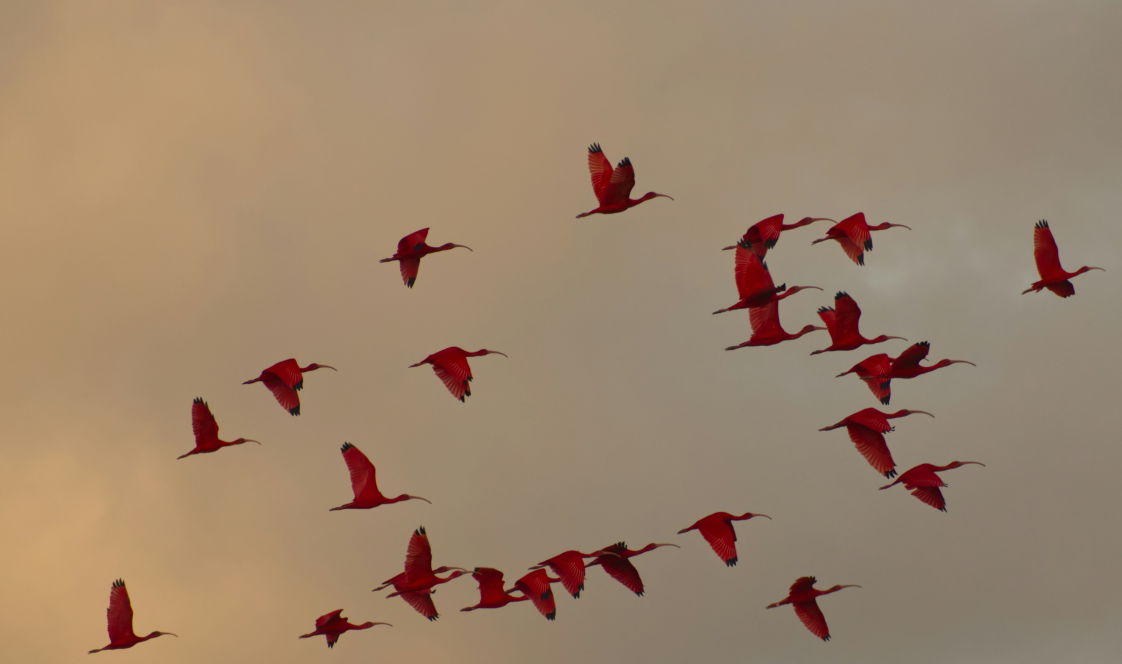
#> input picture 4.ObjectDetection/birds.jpg, 5607 x 3316 px (shown at 1/5 size)
$ python 5_contours.py
#> lines starting #> are read from the running program, lines starting #| are printed output that depends on the picture; after the words box and inside, x2 and y2 are one past the last pixel; in counts of white or black regions, pixels touching at a corner belong together
"""A contour in image processing is a curve or a boundary that represents the outline of an object in an image. Contours are often used to detect and analyze the shapes and regions within an image, as they help identify the edges of objects. By converting an image to grayscale and then applying a binary threshold, we can separate objects from the background, allowing the contour-finding algorithm to detect these boundaries more accurately. In OpenCV, contours are typically used for object detection, image segmentation, and shape analysis, making them a valuable tool for a wide range of computer vision tasks."""

import _Colors_module as c
import cv2 as cv


# Read the image
birds = cv.imread("birds.jpg")
#> birds is the input picture: shape (3316, 5607, 3); mean B, G, R 108.1, 132.1, 156.2

# Resize the image
birds = cv.resize(src=birds, dsize=(650, 650))
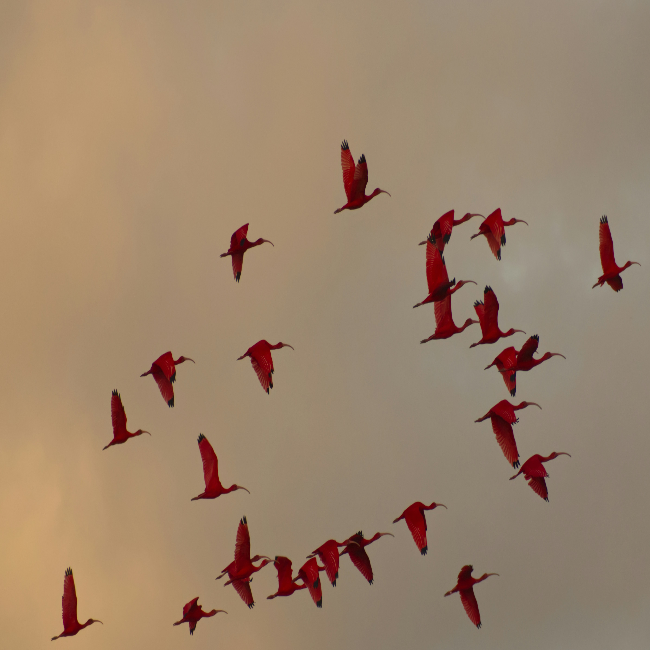
#> birds: shape (650, 650, 3); mean B, G, R 108.1, 132, 156.1

# Original Image after Resizing
cv.imshow("Original Image", birds)

# ================================
# Step 1: Convert to Grayscale pixels
# ================================
g_birds = cv.cvtColor(src=birds, code=cv.COLOR_BGR2GRAY)
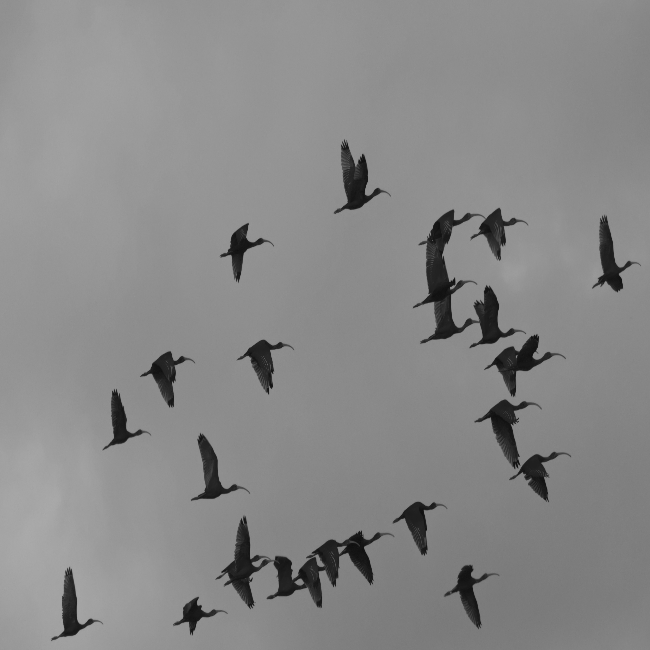
#> g_birds: shape (650, 650); min 14, max 171, mean 136.5

# ================================
# Step 2: Thresholding
# ================================
# Threshold the grayscale image to get a binary image
# You can change the threshold value as needed
ret, th_birds = cv.threshold(src=g_birds, thresh=120, maxval=255, type=cv.THRESH_BINARY_INV)
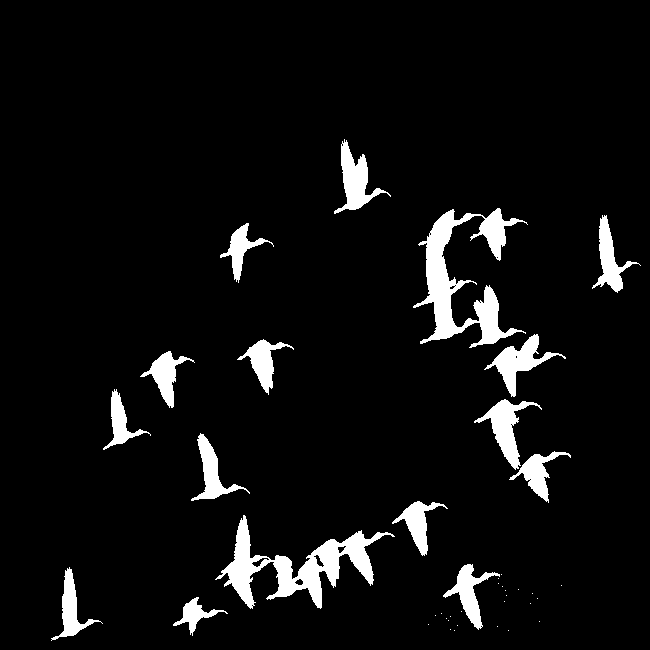
#> th_birds: shape (650, 650); 5.9% white; 41 white regions (25 under 20 px)

# ================================
# Optional Step: Blur the Image (if needed to reduce noise)
# ================================
# Applying a Gaussian blur to reduce noise before finding contours
# This can be helpful if there are small unwanted contours
blurred_birds = cv.GaussianBlur(th_birds, (5, 5), 1)

# ================================
# Step 3: Find Contours
# ================================
contours, _ = cv.findContours(image=blurred_birds, mode=cv.RETR_TREE, method=cv.CHAIN_APPROX_SIMPLE)
#> contours = 30 contours, 14 with area under 20; largest, box (x1, y1, x2, y2) and area: (411, 206, 573, 505) 12610, (213, 513, 397, 611) 6750, (332, 137, 393, 216) 1991, (441, 562, 509, 632) 1732, (590, 213, 643, 295) 1658

#Disply all contours
#> (the run stopped early here; a loop or call above may not have finished)
